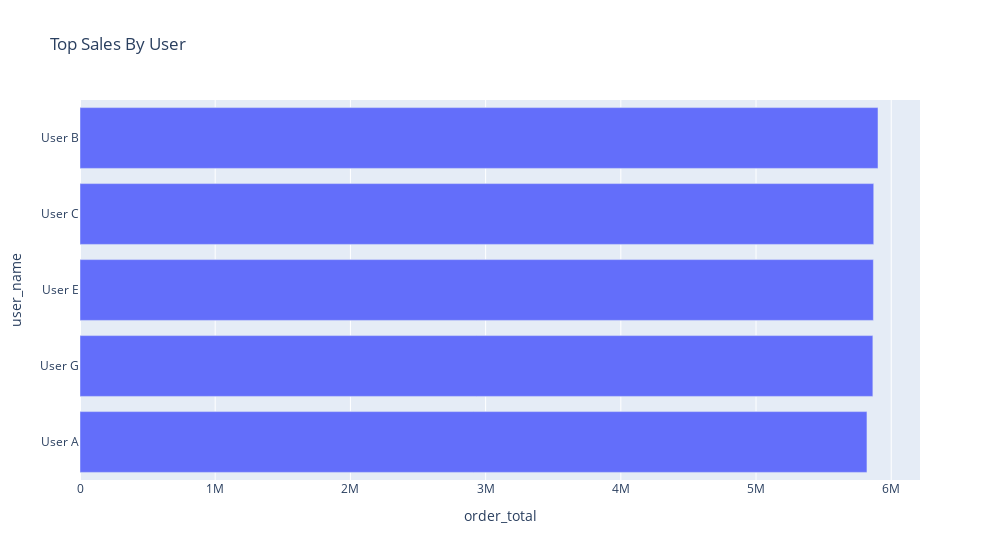

Notebook source saved alongside this figure:
### Markdown cell above
#### 2. Top 5 Spenders

### Code cell
# Creating a bar plot to visualize the top 5 User spenders
user_grouped_df = (
    fact_order.merge(dim_user, on="user_id")
    .groupby("user_name")["order_total"]
    .sum()
    .reset_index()
    .sort_values("order_total", ascending=False)
    .head()
)

fig5 = px.bar(
    user_grouped_df,
    y="user_name",
    x="order_total",
    title="Top Sales By User",
    orientation="h",
    width=1000,
).update_yaxes(type="category", categoryorder="max ascending")
fig5.show("png")

### Figure 1 — Plotly figure (JSON) as saved in the notebook; plotly's stock layout.template omitted (floating-point values rounded to 4 significant figures)
{"data": [{"alignmentgroup": "True", "hovertemplate": "order_total=%{x}<br>user_name=%{y}<extra></extra>", "legendgroup": "", "marker": {"color": "#636efa", "pattern": {"shape": ""}}, "name": "", "offsetgroup": "", "orientation": "h", "showlegend": false, "textposition": "auto", "type": "bar", "x": [5902190, 5870700, 5868040, 5864260, 5820530], "xaxis": "x", "y": ["User B", "User C", "User E", "User G", "User A"], "yaxis": "y"}], "layout": {"barmode": "relative", "legend": {"tracegroupgap": 0}, "title": {"text": "Top Sales By User"}, "width": 1000, "xaxis": {"anchor": "y", "domain": [0, 1], "title": {"text": "order_total"}}, "yaxis": {"anchor": "x", "categoryorder": "max ascending", "domain": [0, 1], "title": {"text": "user_name"}, "type": "category"}}}
